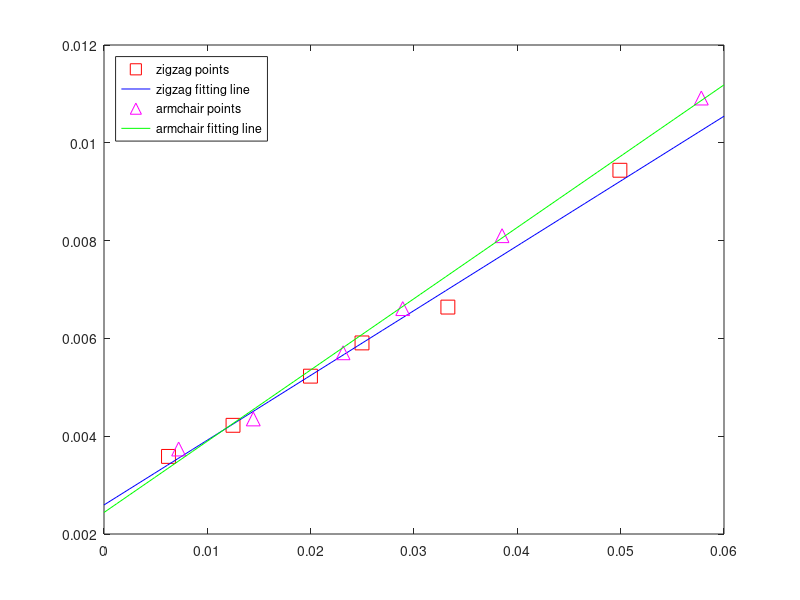

This chart was generated by the following MATLAB code:
clc,clear,close all
kappa1=[

0.049925112	0.009438656
0.03327787	0.006640514
0.024968789	0.005907473
0.01998002	0.005228099
0.012485953	0.004222702
0.00623986	0.003586889
];
kappa2 = [

0.057803468	0.010915732
0.038520801	0.008100726
0.02891009	0.006609433
0.023137436	0.00570633
0.014446692	0.00435342
0.007223346	0.003738099

];
plot(kappa1(:,1),kappa1(:,2),'rs','markersize', 10);
hold on
p1 = polyfit(kappa1(:,1),kappa1(:,2),1);
x = linspace(0,0.06,50);
plot(x,p1(1) .* x + p1(2),'b'); 

plot(kappa2(:,1),kappa2(:,2),'m^','markersize', 10);
p2 = polyfit(kappa2(:,1),kappa2(:,2),1);
plot(x,p2(1) .* x + p2(2),'g'); 
legend('zigzag points','zigzag fitting line', 'armchair points','armchair fitting line','location','northwest')


kappa_z = 1/p1(2);
kappa_a = 1/p2(2);
